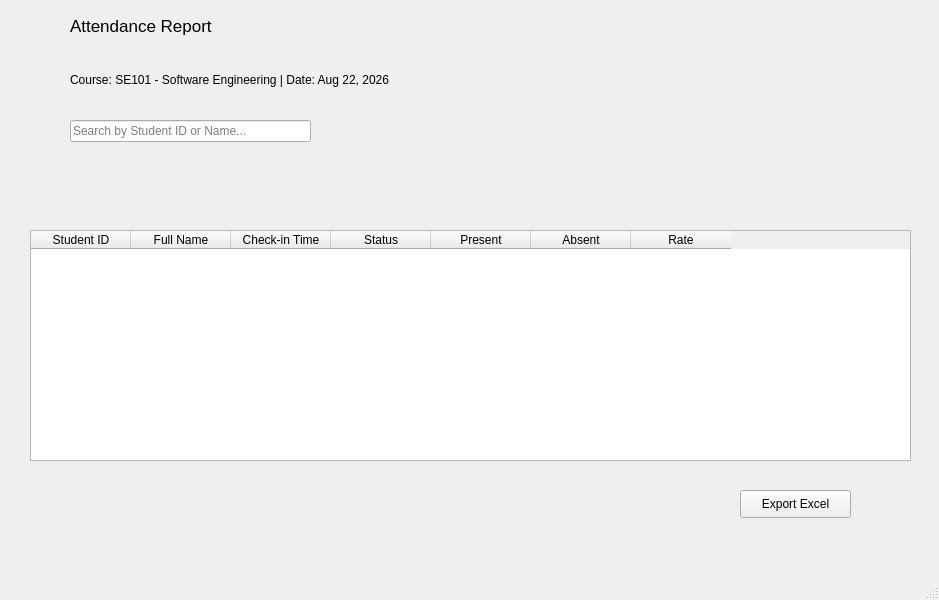
<?xml version="1.0" encoding="UTF-8"?>
<ui version="4.0">
 <class>AttendanceReport</class>
 <widget class="QMainWindow" name="AttendanceReport">
  <property name="geometry">
   <rect>
    <x>0</x>
    <y>0</y>
    <width>939</width>
    <height>600</height>
   </rect>
  </property>
  <property name="windowTitle">
   <string>MainWindow</string>
  </property>
  <widget class="QWidget" name="centralwidget">
   <widget class="QLabel" name="label">
    <property name="geometry">
     <rect>
      <x>70</x>
      <y>10</y>
      <width>241</width>
      <height>31</height>
     </rect>
    </property>
    <property name="font">
     <font>
      <pointsize>13</pointsize>
     </font>
    </property>
    <property name="text">
     <string>Attendance Report</string>
    </property>
   </widget>
   <widget class="QLabel" name="lblCourseInfo">
    <property name="geometry">
     <rect>
      <x>70</x>
      <y>70</y>
      <width>401</width>
      <height>20</height>
     </rect>
    </property>
    <property name="font">
     <font>
      <pointsize>9</pointsize>
     </font>
    </property>
    <property name="text">
     <string>Course: SE101 - Software Engineering | Date: Aug 22, 2026</string>
    </property>
   </widget>
   <widget class="QLineEdit" name="txtSearch">
    <property name="geometry">
     <rect>
      <x>70</x>
      <y>120</y>
      <width>241</width>
      <height>22</height>
     </rect>
    </property>
    <property name="font">
     <font>
      <pointsize>9</pointsize>
     </font>
    </property>
    <property name="text">
     <string/>
    </property>
    <property name="placeholderText">
     <string>Search by Student ID or Name...</string>
    </property>
   </widget>
   <widget class="QTableWidget" name="tblAttendanceReport">
    <property name="geometry">
     <rect>
      <x>30</x>
      <y>230</y>
      <width>881</width>
      <height>231</height>
     </rect>
    </property>
    <column>
     <property name="text">
      <string>Student ID</string>
     </property>
    </column>
    <column>
     <property name="text">
      <string>Full Name</string>
     </property>
    </column>
    <column>
     <property name="text">
      <string>Check-in Time</string>
     </property>
    </column>
    <column>
     <property name="text">
      <string>Status</string>
     </property>
    </column>
    <column>
     <property name="text">
      <string>Present</string>
     </property>
    </column>
    <column>
     <property name="text">
      <string>Absent</string>
     </property>
    </column>
    <column>
     <property name="text">
      <string>Rate</string>
     </property>
    </column>
   </widget>
   <widget class="QPushButton" name="btnExport">
    <property name="geometry">
     <rect>
      <x>740</x>
      <y>490</y>
      <width>111</width>
      <height>28</height>
     </rect>
    </property>
    <property name="font">
     <font>
      <pointsize>9</pointsize>
     </font>
    </property>
    <property name="text">
     <string>Export Excel</string>
    </property>
   </widget>
  </widget>
  <widget class="QMenuBar" name="menubar">
   <property name="geometry">
    <rect>
     <x>0</x>
     <y>0</y>
     <width>939</width>
     <height>26</height>
    </rect>
   </property>
  </widget>
  <widget class="QStatusBar" name="statusbar"/>
 </widget>
 <resources/>
 <connections/>
</ui>
